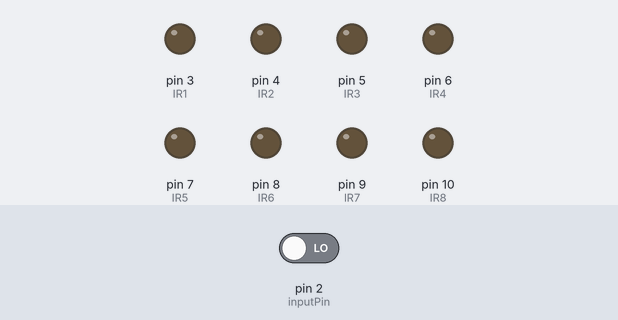
Simulated run of this sketch. Board: Arduino Uno, built with avr-gcc and run on an emulated ATmega328P. Shown: output pins drawn as LEDs (lit = HIGH). The test bench sets the inputs (shaded band); at power-on: pin 2 (inputPin) LOW.

Above: at 1.2 s.
1.3 s: pin 2 (inputPin) driven HIGH
At 2.0 s:
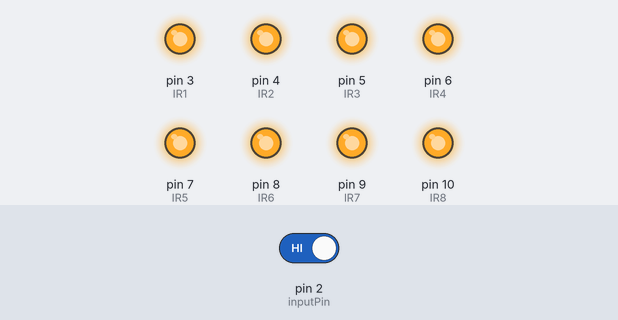
2.8 s: pin 2 (inputPin) driven LOW
At 3.1 s:
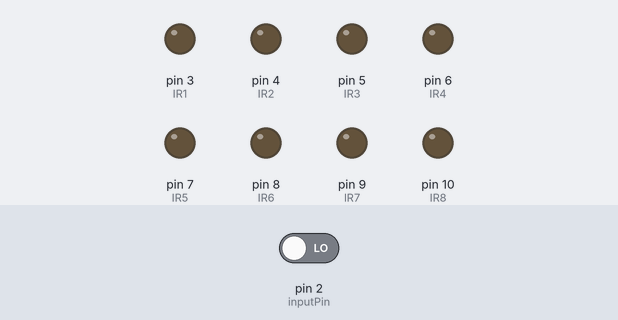
Timing chart, 0 to 5.8 s (numbered marks = the images above; inputs shaded):
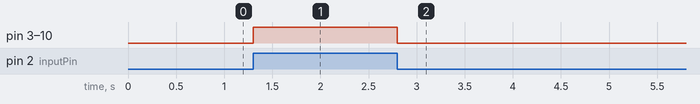

Measured:
- after the input at 1.3 s, pin 3 (IR1), pin 4 (IR2), pin 5 (IR3), pin 6 (IR4), pin 7 (IR5), pin 8 (IR6), pin 9 (IR7), pin 10 (IR8): LOW → HIGH at once
- after the input at 2.8 s, pin 3 (IR1), pin 4 (IR2), pin 5 (IR3), pin 6 (IR4), pin 7 (IR5), pin 8 (IR6), pin 9 (IR7), pin 10 (IR8): HIGH → LOW at once

The sketch:

IR_splitter.ino
```cpp
/*
IR splitter
*/


const int inputPin = 2;     // the number of the input pin
const int IR1 =  3;      // the number of the output pin
const int IR2 =  4;      // the number of the output pin
const int IR3 =  5;      // the number of the output pin
const int IR4 =  6;      // the number of the output pin
const int IR5 =  7;      // the number of the output pin
const int IR6 =  8;      // the number of the output pin
const int IR7 =  9;      // the number of the output pin
const int IR8 =  10;      // the number of the output pin


// variables will change:
int input = 0;         // variable for reading the input signal


void setup() {

  pinMode(IR1, OUTPUT);
   pinMode(IR2, OUTPUT);
    pinMode(IR3, OUTPUT);
     pinMode(IR4, OUTPUT);
      pinMode(IR5, OUTPUT);
       pinMode(IR6, OUTPUT);
        pinMode(IR7, OUTPUT);
         pinMode(IR8, OUTPUT);

  pinMode(inputPin, INPUT);

 Serial.begin(9600);
}

void loop() {


  input = digitalRead(inputPin);

if (input == 1)
{

   digitalWrite(IR1, HIGH);
   digitalWrite(IR2, HIGH);
   digitalWrite(IR3, HIGH);
   digitalWrite(IR4, HIGH);
   digitalWrite(IR5, HIGH);
   digitalWrite(IR6, HIGH);
   digitalWrite(IR7, HIGH);
   digitalWrite(IR8, HIGH);
}


if (input == 0)
{

   digitalWrite(IR1, LOW);
   digitalWrite(IR2, LOW);
   digitalWrite(IR3, LOW);
   digitalWrite(IR4, LOW);
   digitalWrite(IR5, LOW);
   digitalWrite(IR6, LOW);
   digitalWrite(IR7, LOW);
   digitalWrite(IR8, LOW);
}


}
```
